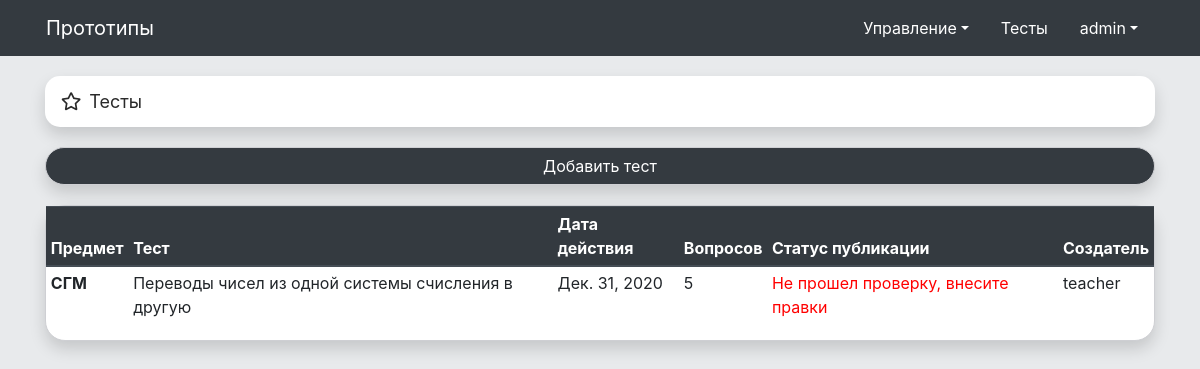
/adm/tests (signed in), run on the app's committed database.
### prototipe/models.py (models this page shows, shortened)
class test(models.Model):
    test_name = models.CharField('Название теста', max_length=50, default=None)
    valid_date = models.DateField('Дата действия теста', default=None)
    predmet_id = models.ForeignKey(predmet, on_delete=models.CASCADE, verbose_name='Предмет', default=None)
    create_user_id = models.ForeignKey(User, on_delete=models.CASCADE, verbose_name='Создатель теста')
    voprosi_count = models.PositiveSmallIntegerField('Число вопросов', default=0, blank=True)
    decision_time = models.TimeField('Время на решение теста', default='01:00:00', blank=True)
    active_status = models.BooleanField('Статус публикации', default=False, blank=True)
    status_test = models.CharField('Статус теста', choices=Test_Status_List.choices, default=Test_Status_List.Created,
                              max_length=3, blank=True)
    class Meta:
        verbose_name = 'Тест'
        verbose_name_plural = 'Тесты'
        db_table = 'test'

class predmet(models.Model):
    predmet_name = models.CharField('Название предмета', max_length=256, default=None, unique=True)
    predmet_name_sokr = models.CharField('Название предмета сокращенно', max_length=20, default=None, unique=True)
    predmet_name_sokr_translite = models.CharField('Название предмета сокращенно англ', max_length=30, default=None,
                                                   blank=True, unique=True)
    type_sciences_id = models.ForeignKey(type_sciences, on_delete=models.CASCADE, verbose_name='Наука', default=None)
    class Meta:
        verbose_name = 'Предмет'
        verbose_name_plural = 'Предметы'
        db_table = 'predmet'

### prototipe/views.py (the view, shortened to what this page needs)
# urls.py: path('adm/tests', views.tests_admin),
def tests_admin(request):
    arguments = {}
    if request.user.is_authenticated and (
            has_group(request.user, 'Администратор') or has_group(request.user, 'Преподаватель')):
        if request.method == 'GET':
            arguments.update(predmets=predmet.objects.all())
            if has_group(request.user, 'Администратор'):
                arguments.update(tests=test.objects.all())
            elif has_group(request.user, 'Преподаватель'):
                arguments.update(tests=test.objects.filter(create_user_id=request.user))
            return render(request, 'prototipe/admin/predmets_for_tests.html', {'arguments': arguments})
        else:
            return HttpResponse('405 Method Not Allowed', status=405)
    else:
        return redirect('/')

### prototipe/templatetags/tags_jinja.py (called while the page is built)
@register.filter(name='has_group')
def has_group(user, group_name):
    group = Group.objects.get(name=group_name)
    return True if group in user.groups.all() else False

@register.filter(name='test_status')
def test_status(data):
    try:
        ocenka = int(data)
        if ocenka == 0:
            return 'Создание'
        elif ocenka == 1:
            return 'Отправлен на проверку'
        elif ocenka == 2:
            return 'Не прошел проверку, внесите правки'
        elif ocenka == 3:
            return 'Опубликован'
        elif ocenka == 4:
            return 'Удален'
        else:
            return 'Ошибка получения статуса'
    except:
        return 'Ошибка получения статуса'

### prototipe/views.py (called while the page is built)
def has_group(user, group_name):
    from django.contrib.auth.models import Group
    group = Group.objects.get(name=group_name)
    return True if group in user.groups.all() else False

### prototipe/templates/prototipe/admin/predmets_for_tests.html (shortened to what this page needs)
{% extends 'base.html' %}
{% load tags_jinja %}
{% block content %}
    <div class="container">
        <nav aria-label="breadcrumb my_border">
            <ol class="breadcrumb shadow">
                {% if arguments.tests %}
                    <li class="breadcrumb-item active"><i class="far fa-star mr-2 white-text"
                                                          aria-hidden="true"></i>Тесты
                    </li>
                {% endif %}
            </ol>
        </nav>
        {% if user|has_group:"Администратор" or user|has_group:"Преподаватель" %}
            <button type="button" class="btn btn-dark btn-block my_border" role="button" data-toggle="modal"
                    data-target="#AddModal">
                Добавить тест
            </button>
        {% endif %}
        {% if arguments.tests %}
            <div class="my_border" style="background: white">
                <table class="table table-sm table-hover">
                    <thead class="thead-dark">
                    <tr>
                        <th scope="col">Предмет</th>
                        <th scope="col">Тест</th>
                        <th scope="col">Дата действия</th>
                        <th scope="col">Вопросов</th>
                        <th scope="col">Статус публикации</th>
                        {% if user|has_group:"Администратор" %}
                            <th scope="col">Создатель</th>{% endif %}
                    </tr>
                    </thead>
                    <tbody>
                    {% for test in arguments.tests %}
                        <tr onclick="window.location.href = '/adm/tests/{{ test.id }}'">
                            <th scope="row" data-toggle="tooltip" data-placement="bottom"
                                title="Нажмите для просмотра">{{ test.predmet_id.predmet_name_sokr }}</th>
                            <td data-toggle="tooltip" data-placement="bottom"
                                title="Нажмите для просмотра">{{ test.test_name }}</td>
                            <td data-toggle="tooltip" data-placement="bottom"
                                title="Нажмите для просмотра">{{ test.valid_date }}</td>
                            <td data-toggle="tooltip" data-placement="bottom"
                                title="Нажмите для просмотра">{{ test.voprosi_count }}</td>
                            {% if test.active_status %}
                                <td style="color: forestgreen" data-toggle="tooltip" data-placement="bottom"
                                    title="Нажмите для просмотра">{{ test.status_test|test_status }}
                                </td> {% else %}
                                <td style="color: red" data-toggle="tooltip" data-placement="bottom"
                                    title="Нажмите для просмотра">{{ test.status_test|test_status }}
                                </td> {% endif %}
                            {% if user|has_group:"Администратор" %}
                                <td data-toggle="tooltip" data-placement="bottom"
                                    title="Нажмите для просмотра">{{ test.create_user_id }}</td>{% endif %}
                        </tr>
                    {% endfor %}
                    </tbody>
                </table>
            </div>
        {% else %}
            <div class="alert alert-danger my_border">
                Вы еще не создавали тесты!
            </div>
        {% endif %}
    </div>
{% endblock %}

### templates/base.html (shortened to what this page needs)
<!doctype html>
{% load static %}
{% load tags_jinja %}
<html lang="en">
<head>
    <link rel="stylesheet" href="https://stackpath.bootstrapcdn.com/bootstrap/4.3.1/css/bootstrap.min.css"
>
    <link rel="stylesheet" href="{% static 'css/style.css' %}"/>
    <link rel="stylesheet" href="{% static 'css\fontawesome\all.min.css' %}"/>
    <link rel="stylesheet" href="https://cdnjs.cloudflare.com/ajax/libs/Chart.js/2.9.3/Chart.min.css"
/>
</head>
<body style="background-color:#e8eaec">
<div class="bg-dark header d-print-none" style="z-index: 10000" id="navbar">
    <nav class="container navbar navbar-expand-lg navbar-dark bg-dark">
        <a class="navbar-brand" href="/">Прототипы</a>
        <div class="collapse navbar-collapse" id="navbarSupportedContent" style="justify-content: flex-end;">
            <ul class="nav bg-dark">
                {% if user.is_authenticated %}
                    {% if user|has_group:"Преподаватель" or user|has_group:"Администратор" %}
                        <li class="nav-item dropdown">
                            <a class="nav-link dropdown-toggle" style="color:white" data-toggle="dropdown" role="button"
                               aria-haspopup="true"
                               aria-expanded="false">Управление</a>
                        </li>
                    {% endif %}
                    <li class="nav-item">
                        <a class="nav-link text-white" href="/tests">Тесты</a>
                    </li>
                    <li class="nav-item dropdown">
                        <a class="nav-link dropdown-toggle" style="color:white" data-toggle="dropdown" role="button"
                           aria-haspopup="true"
                           aria-expanded="false">{{ user }}</a>
                    </li>
                {% endif %}
            </ul>
        </div>
    </nav>
</div>
{% block content %}{% endblock %}
</body>
</html>

### static/css/style.css (style rules this page uses)
.breadcrumb { margin-top: 20px; background-color: #ffffff; font-size: 18px; border-radius: 15px 15px 15px 15px; }
.breadcrumb > .breadcrumb-item.active { color: #2a2a2a; }
.my_border { margin-bottom: 20px; border: 1px solid #cecfd3!important; border-radius: 20px 20px 20px 20px; margin-top: 20px; box-shadow: 0 .5rem 1rem rgba(0,0,0,.15)!important; }

### data on the page
test: predmet_id.predmet_name_sokr "СГМ", test_name "Переводы чисел из одной системы счисления в другую", valid_date "Дек. 31, 2020", voprosi_count "5", status_test|test_status "Не прошел проверку, внесите правки", create_user_id "teacher"

### other printed values
{{ user }} "admin"
